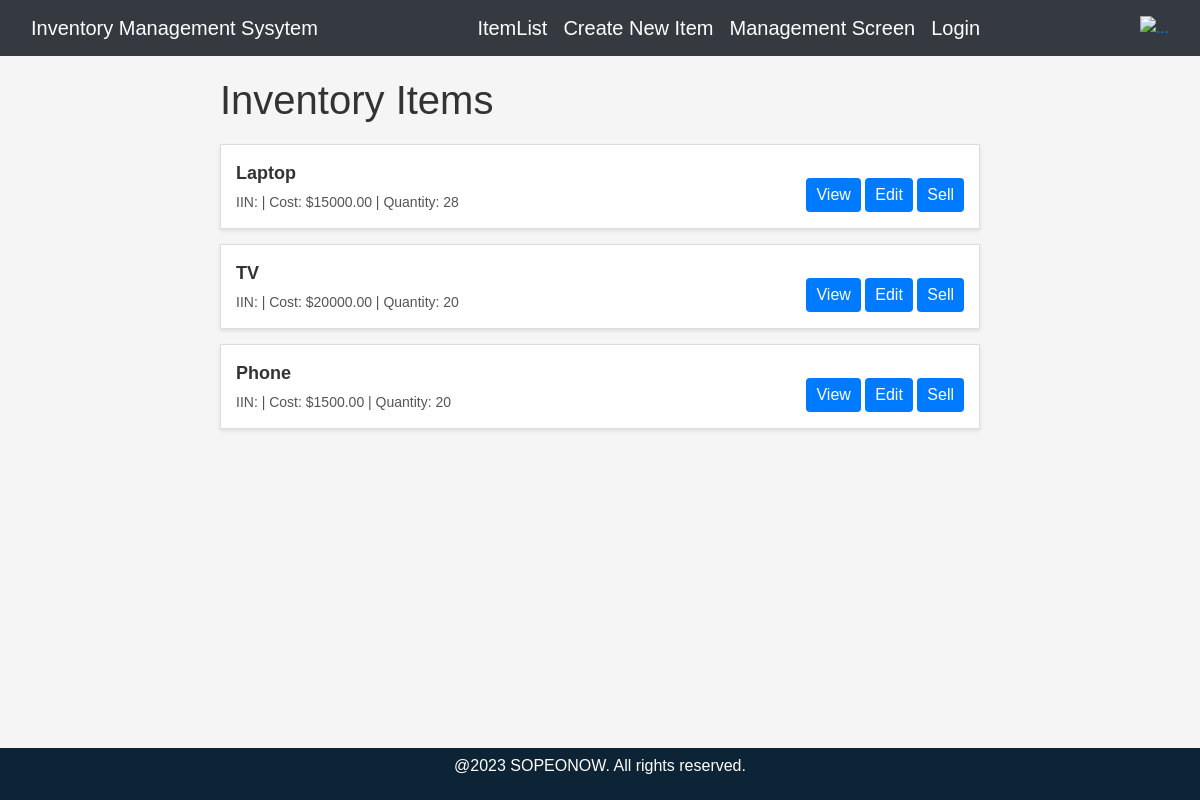
Before: /IMS/ with the older database file.
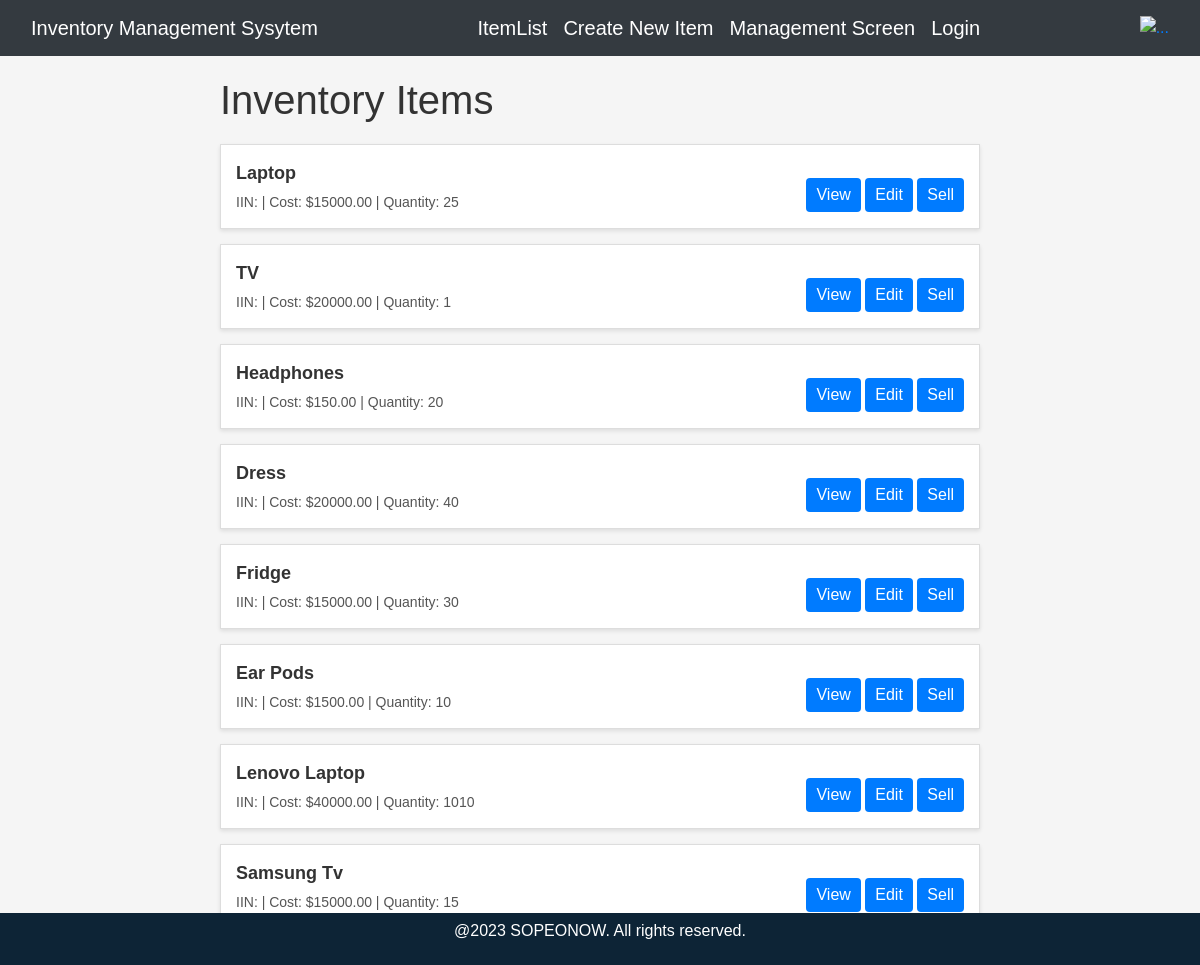
After: the same page with the newer database file.
### IMS/models.py (models this page shows, shortened)
class Inventory(models.Model):
    id = models.AutoField(primary_key=True)
    name = models.CharField(max_length=100)
    iin = models.CharField(max_length=100, default=uuid.uuid4)  # Item Identification Number
    cost = models.DecimalField(max_digits=10, decimal_places=2)
    quantity = models.PositiveIntegerField()
    quantity_sold = models.PositiveIntegerField(default=0)
    selling_price = models.DecimalField(max_digits=10, decimal_places=2)
    profit_earned = models.DecimalField(max_digits=10, decimal_places=2,default=0)
    revenue = models.DecimalField(max_digits=10, decimal_places=2,default=0)

### IMS/views.py (the view)
# urls.py: path('',views.index,name = "index"),
def index(request):
    inventory = Inventory.objects.all()
    return render(request,'index/index.html',{'inventory':inventory})

### IMS/templates/index/index.html (shortened to what this page needs)
{% extends 'main/ss.html'%}
{% block body %}
<div class="container">
    <h1>Inventory Items</h1>
    <ul>
      {% for item in inventory %}
      <li class="item-card">
        <div class="item-info">
          <div class="item-name">{{ item.name }}</div>
          <div class="item-details">
            IIN: {{ item.IIN }} | Cost: ${{ item.cost }} | Quantity: {{ item.quantity }}
          </div>
        </div>
        <div class="item-actions">
            <a  class="btn btn-info mt-3" href = "{% url 'itemDetails' item.id%}">View</a>
            <a href = "{% url 'editItem' item.id %}" class="btn btn-warning mt-3">Edit</a>
            <a  href = "{% url 'sellItem' item.id%}" class="btn btn-success mt-3">Sell</a>
        </div>
      </li>
      {% endfor %}
    </ul>
  </div>
{% endblock %}

### IMS/templates/main/ss.html (shortened to what this page needs)
<!DOCTYPE html>
<html>
<head>
    <link rel="stylesheet" href="https://stackpath.bootstrapcdn.com/bootstrap/4.5.2/css/bootstrap.min.css" />
    <link href='https://unpkg.com/boxicons@2.0.7/css/boxicons.min.css'rel='stylesheet'>
    </head>
<body>
    {% load static%}
       <nav class="navbar navbar-dark bg-dark">
        <div class="container-fluid d-flex">
          <a class="navbar-brand text-center" href="{% url 'home' %}">Inventory Management Sysytem</a>
          <div class = "d-flex justify-content-end">
            <a class="navbar-brand " href="{% url 'itemList' %}">ItemList</a>
            <a class="navbar-brand " href="{% url 'createNewItem' %}">Create New Item</a>
            <a class="navbar-brand " href="{% url 'management' %}">Management Screen</a>
            {% if user.is_authenticated %}
            <a class="navbar-brand background-color:blue;" href="{% url 'logout_user' %}">Logout</a>
            {% else %}
            <a class="navbar-brand " href="{% url 'account' %}">Login</a>
            {% endif %}
          </div>
          <a href="{% url 'home' %}">
             <img src = "https://res.cloudinary.com/dhv3jq3kz/image/upload/v1692005241/logo_qugngp.png" class = "logo" alt = "..." />
          </a>
        </div>
      </nav>
            {% block body %} {% endblock %}
    <div class="footer">
        <p> @2023 SOPEONOW. All rights reserved.</p>
    </div>
</body>
</html>

Changed rows visible on the page:
removed Inventory: name "Phone", cost "1500.00", quantity "20"
changed Inventory "Laptop": quantity "28" → "25"
changed Inventory "TV": quantity "20" → "1"
added Inventory: name "Headphones", cost "150.00", quantity "20"
added Inventory: name "Dress", cost "20000.00", quantity "40"
added Inventory: name "Fridge", cost "15000.00", quantity "30"
added Inventory: name "Ear Pods", cost "1500.00", quantity "10"
added Inventory: name "Lenovo Laptop", cost "40000.00", quantity "1010"
added Inventory: name "Samsung Tv", cost "15000.00", quantity "15"
